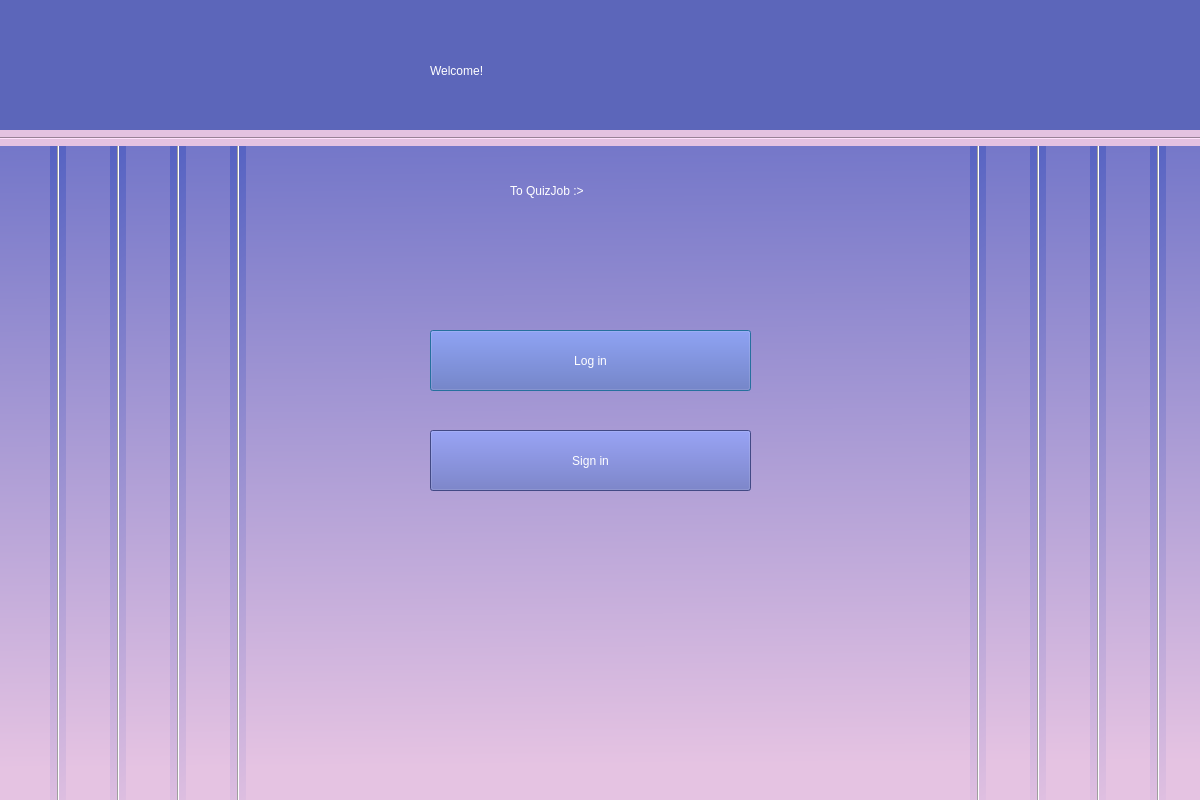
<?xml version="1.0" encoding="UTF-8"?>
<ui version="4.0">
 <class>Dialog</class>
 <widget class="QDialog" name="Dialog">
  <property name="geometry">
   <rect>
    <x>0</x>
    <y>0</y>
    <width>1200</width>
    <height>800</height>
   </rect>
  </property>
  <property name="windowTitle">
   <string>Dialog</string>
  </property>
  <property name="styleSheet">
   <string notr="true">background-color:
rgb(240, 240, 240);</string>
  </property>
  <widget class="QWidget" name="Background" native="true">
   <property name="geometry">
    <rect>
     <x>-10</x>
     <y>-30</y>
     <width>1231</width>
     <height>841</height>
    </rect>
   </property>
   <property name="autoFillBackground">
    <bool>false</bool>
   </property>
   <property name="styleSheet">
    <string notr="true">QWidget#Background{

	background-color: qlineargradient(spread:pad, x1:0.59, y1:0, x2:0.602273, y2:1, stop:0 rgba(85, 98, 194, 255), stop:0.943182 rgba(229, 195, 226, 255));

}</string>
   </property>
   <widget class="QLabel" name="label">
    <property name="geometry">
     <rect>
      <x>440</x>
      <y>30</y>
      <width>341</width>
      <height>141</height>
     </rect>
    </property>
    <property name="styleSheet">
     <string notr="true">QLabel{
	font: 52pt &quot;Rockwell&quot;;
background-color: rgb(92, 102, 186);

border-color: rgb(51, 58, 51);
color: rgb(255, 255, 255);

}


</string>
    </property>
    <property name="text">
     <string>Welcome!</string>
    </property>
   </widget>
   <widget class="QPushButton" name="Login_btn">
    <property name="geometry">
     <rect>
      <x>440</x>
      <y>360</y>
      <width>321</width>
      <height>61</height>
     </rect>
    </property>
    <property name="styleSheet">
     <string notr="true">
	font: 14pt &quot;Rockwell&quot;;
background-color: rgb(92, 102, 186);

border-color: rgb(51, 58, 51);
color: rgb(255, 255, 255);

</string>
    </property>
    <property name="text">
     <string>Log in</string>
    </property>
   </widget>
   <widget class="QPushButton" name="Signin_btn">
    <property name="geometry">
     <rect>
      <x>440</x>
      <y>460</y>
      <width>321</width>
      <height>61</height>
     </rect>
    </property>
    <property name="styleSheet">
     <string notr="true">	font: 14pt &quot;Rockwell&quot;;
background-color: rgb(92, 102, 186);

border-color: rgb(51, 58, 51);
color: rgb(255, 255, 255);
</string>
    </property>
    <property name="text">
     <string>Sign in</string>
    </property>
   </widget>
   <widget class="QLabel" name="label_2">
    <property name="geometry">
     <rect>
      <x>520</x>
      <y>190</y>
      <width>221</width>
      <height>61</height>
     </rect>
    </property>
    <property name="styleSheet">
     <string notr="true">	font: 20pt &quot;Rockwell&quot;;
setStyleSheet:(&quot;background-color: rgba(0,0,0,0)&quot;);
color: rgb(255, 255, 255);
background-color: qlineargradient(spread:pad, x1:0.205, y1:0, x2:0.312, y2:1, stop:0 rgba(100, 241, 255, 0), stop:1 rgba(245, 221, 221, 0));
</string>
    </property>
    <property name="text">
     <string>To QuizJob :&gt;</string>
    </property>
   </widget>
   <widget class="Line" name="line">
    <property name="geometry">
     <rect>
      <x>60</x>
      <y>170</y>
      <width>16</width>
      <height>741</height>
     </rect>
    </property>
    <property name="styleSheet">
     <string notr="true">background-color: qlineargradient(spread:pad, x1:0.59, y1:0, x2:0.602273, y2:1, stop:0 rgba(85, 98, 194, 255), stop:0.943182 rgba(229, 195, 226, 255));</string>
    </property>
    <property name="orientation">
     <enum>Qt::Vertical</enum>
    </property>
   </widget>
   <widget class="Line" name="line_2">
    <property name="geometry">
     <rect>
      <x>120</x>
      <y>170</y>
      <width>16</width>
      <height>741</height>
     </rect>
    </property>
    <property name="styleSheet">
     <string notr="true">background-color: qlineargradient(spread:pad, x1:0.59, y1:0, x2:0.602273, y2:1, stop:0 rgba(85, 98, 194, 255), stop:0.943182 rgba(229, 195, 226, 255));</string>
    </property>
    <property name="orientation">
     <enum>Qt::Vertical</enum>
    </property>
   </widget>
   <widget class="Line" name="line_5">
    <property name="geometry">
     <rect>
      <x>180</x>
      <y>170</y>
      <width>16</width>
      <height>741</height>
     </rect>
    </property>
    <property name="styleSheet">
     <string notr="true">background-color: qlineargradient(spread:pad, x1:0.59, y1:0, x2:0.602273, y2:1, stop:0 rgba(85, 98, 194, 255), stop:0.943182 rgba(229, 195, 226, 255));</string>
    </property>
    <property name="orientation">
     <enum>Qt::Vertical</enum>
    </property>
   </widget>
   <widget class="Line" name="line_6">
    <property name="geometry">
     <rect>
      <x>240</x>
      <y>170</y>
      <width>16</width>
      <height>741</height>
     </rect>
    </property>
    <property name="styleSheet">
     <string notr="true">background-color: qlineargradient(spread:pad, x1:0.59, y1:0, x2:0.602273, y2:1, stop:0 rgba(85, 98, 194, 255), stop:0.943182 rgba(229, 195, 226, 255));</string>
    </property>
    <property name="orientation">
     <enum>Qt::Vertical</enum>
    </property>
   </widget>
   <widget class="Line" name="line_7">
    <property name="geometry">
     <rect>
      <x>0</x>
      <y>160</y>
      <width>1221</width>
      <height>16</height>
     </rect>
    </property>
    <property name="styleSheet">
     <string notr="true">background-color: rgb(228, 194, 225);</string>
    </property>
    <property name="orientation">
     <enum>Qt::Horizontal</enum>
    </property>
   </widget>
   <widget class="Line" name="line_8">
    <property name="geometry">
     <rect>
      <x>1160</x>
      <y>160</y>
      <width>16</width>
      <height>741</height>
     </rect>
    </property>
    <property name="styleSheet">
     <string notr="true">background-color: qlineargradient(spread:pad, x1:0.59, y1:0, x2:0.602273, y2:1, stop:0 rgba(85, 98, 194, 255), stop:0.943182 rgba(229, 195, 226, 255));</string>
    </property>
    <property name="orientation">
     <enum>Qt::Vertical</enum>
    </property>
   </widget>
   <widget class="Line" name="line_3">
    <property name="geometry">
     <rect>
      <x>980</x>
      <y>160</y>
      <width>16</width>
      <height>741</height>
     </rect>
    </property>
    <property name="styleSheet">
     <string notr="true">background-color: qlineargradient(spread:pad, x1:0.59, y1:0, x2:0.602273, y2:1, stop:0 rgba(85, 98, 194, 255), stop:0.943182 rgba(229, 195, 226, 255));</string>
    </property>
    <property name="orientation">
     <enum>Qt::Vertical</enum>
    </property>
   </widget>
   <widget class="Line" name="line_9">
    <property name="geometry">
     <rect>
      <x>1100</x>
      <y>160</y>
      <width>16</width>
      <height>741</height>
     </rect>
    </property>
    <property name="styleSheet">
     <string notr="true">background-color: qlineargradient(spread:pad, x1:0.59, y1:0, x2:0.602273, y2:1, stop:0 rgba(85, 98, 194, 255), stop:0.943182 rgba(229, 195, 226, 255));</string>
    </property>
    <property name="orientation">
     <enum>Qt::Vertical</enum>
    </property>
   </widget>
   <widget class="Line" name="line_4">
    <property name="geometry">
     <rect>
      <x>1040</x>
      <y>160</y>
      <width>16</width>
      <height>741</height>
     </rect>
    </property>
    <property name="styleSheet">
     <string notr="true">background-color: qlineargradient(spread:pad, x1:0.59, y1:0, x2:0.602273, y2:1, stop:0 rgba(85, 98, 194, 255), stop:0.943182 rgba(229, 195, 226, 255));</string>
    </property>
    <property name="orientation">
     <enum>Qt::Vertical</enum>
    </property>
   </widget>
   <widget class="QLabel" name="label_3">
    <property name="geometry">
     <rect>
      <x>10</x>
      <y>30</y>
      <width>1221</width>
      <height>131</height>
     </rect>
    </property>
    <property name="styleSheet">
     <string notr="true">background-color: rgb(92, 102, 186);</string>
    </property>
    <property name="text">
     <string/>
    </property>
   </widget>
   <zorder>line_9</zorder>
   <zorder>line_3</zorder>
   <zorder>line_4</zorder>
   <zorder>line_8</zorder>
   <zorder>line_5</zorder>
   <zorder>line_6</zorder>
   <zorder>line_2</zorder>
   <zorder>line</zorder>
   <zorder>Login_btn</zorder>
   <zorder>Signin_btn</zorder>
   <zorder>label_2</zorder>
   <zorder>label_3</zorder>
   <zorder>label</zorder>
   <zorder>line_7</zorder>
  </widget>
 </widget>
 <resources/>
 <connections/>
</ui>
